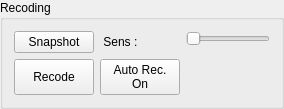
         <widget class="QGroupBox" name="horizontalGroupBox_3">
          <property name="sizePolicy">
           <sizepolicy hsizetype="Preferred" vsizetype="Preferred">
            <horstretch>5</horstretch>
            <verstretch>0</verstretch>
           </sizepolicy>
          </property>
          <property name="title">
           <string>Recoding</string>
          </property>
          <layout class="QHBoxLayout" name="horizontalLayout_11">
           <item>
            <layout class="QGridLayout" name="gridLayout_2">
             <item row="1" column="0">
              <widget class="QPushButton" name="btn_rec">
               <property name="sizePolicy">
                <sizepolicy hsizetype="Minimum" vsizetype="Expanding">
                 <horstretch>0</horstretch>
                 <verstretch>0</verstretch>
                </sizepolicy>
               </property>
               <property name="focusPolicy">
                <enum>Qt::NoFocus</enum>
               </property>
               <property name="text">
                <string>Recode</string>
               </property>
              </widget>
             </item>
             <item row="0" column="0">
              <widget class="QPushButton" name="btn_snap">
               <property name="sizePolicy">
                <sizepolicy hsizetype="Minimum" vsizetype="Expanding">
                 <horstretch>0</horstretch>
                 <verstretch>0</verstretch>
                </sizepolicy>
               </property>
               <property name="focusPolicy">
                <enum>Qt::NoFocus</enum>
               </property>
               <property name="text">
                <string>Snapshot</string>
               </property>
              </widget>
             </item>
             <item row="0" column="1">
              <layout class="QHBoxLayout" name="horizontalLayout_8">
               <item>
                <widget class="QLabel" name="lbl_sens">
                 <property name="minimumSize">
                  <size>
                   <width>70</width>
                   <height>0</height>
                  </size>
                 </property>
                 <property name="text">
                  <string> Sens : </string>
                 </property>
                </widget>
               </item>
              </layout>
             </item>
             <item row="1" column="1">
              <layout class="QHBoxLayout" name="horizontalLayout_9">
               <item>
                <widget class="QPushButton" name="btn_autorec">
                 <property name="sizePolicy">
                  <sizepolicy hsizetype="Minimum" vsizetype="Expanding">
                   <horstretch>0</horstretch>
                   <verstretch>0</verstretch>
                  </sizepolicy>
                 </property>
                 <property name="focusPolicy">
                  <enum>Qt::NoFocus</enum>
                 </property>
                 <property name="text">
                  <string>Auto Rec.
On</string>
                 </property>
                </widget>
               </item>
              </layout>
             </item>
            </layout>
           </item>
           <item>
            <layout class="QVBoxLayout" name="verticalLayout_10">
             <item>
              <widget class="QSlider" name="sld_sens">
               <property name="sizePolicy">
                <sizepolicy hsizetype="Preferred" vsizetype="Fixed">
                 <horstretch>0</horstretch>
                 <verstretch>0</verstretch>
                </sizepolicy>
               </property>
               <property name="focusPolicy">
                <enum>Qt::NoFocus</enum>
               </property>
               <property name="minimum">
                <number>1</number>
               </property>
               <property name="maximum">
                <number>100</number>
               </property>
               <property name="singleStep">
                <number>1</number>
               </property>
               <property name="orientation">
                <enum>Qt::Horizontal</enum>
               </property>
              </widget>
             </item>
             <item>
              <widget class="QLabel" name="lbl_autorec">
               <property name="sizePolicy">
                <sizepolicy hsizetype="Preferred" vsizetype="Expanding">
                 <horstretch>0</horstretch>
                 <verstretch>0</verstretch>
                </sizepolicy>
               </property>
               <property name="text">
                <string/>
               </property>
               <property name="alignment">
                <set>Qt::AlignCenter</set>
               </property>
              </widget>
             </item>
            </layout>
           </item>
          </layout>
         </widget>
